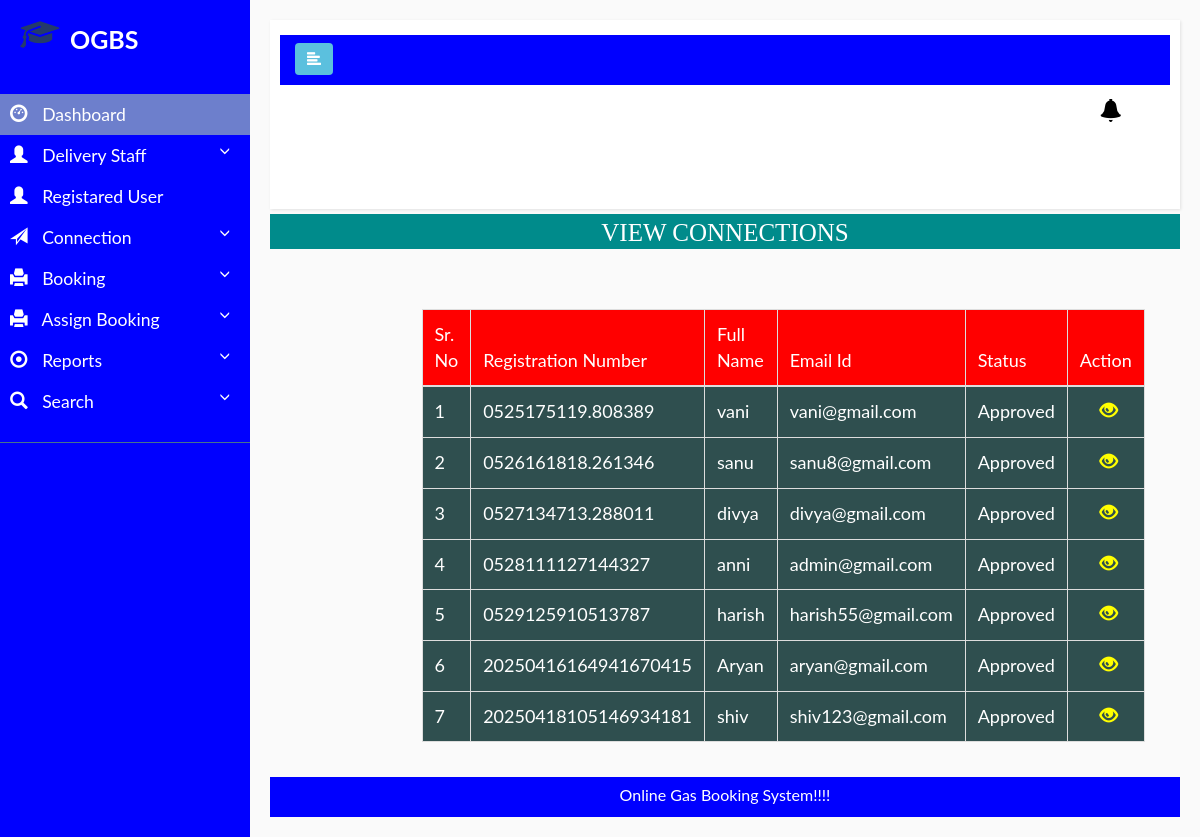
Page /all_connection on the committed database.
### gasbooking/models.py (models this page shows, shortened)
class Newconnection(models.Model):
    user=models.ForeignKey(Registration,on_delete=models.CASCADE, null=True)
    gen=models.CharField(max_length=100,null=True)
    nationality=models.CharField(max_length=100,null=True)
    merriedstatus=models.CharField(max_length=100,null=True)
    address=models.CharField(max_length=100,null=True)
    related=models.CharField(max_length=100,null=True)
    fname=models.CharField(max_length=100,null=True)
    lname=models.CharField(max_length=100,null=True)
    city=models.CharField(max_length=100,null=True)
    connection=models.CharField(max_length=100,null=True)
    registration=models.CharField(max_length=100,null=True)
    date=models.CharField(max_length=100,null=True)
    zipcode=models.CharField(max_length=100,null=True)
    img=models.FileField(null=True)
    cost=models.CharField(max_length=100,null=True)
    status=models.CharField(max_length=100,null=True)

class Registration(models.Model):
    user=models.ForeignKey(User,on_delete=models.CASCADE, null=True)
    mobile=models.CharField(max_length=100,null=True)

### gasbooking/views.py (the view)
# urls.py: path('all_connection',all_connection,name='all_connection'),
def all_connection(request):
    data=Newconnection.objects.all()
    d={'data':data}
    return render(request,'all_connection.html',d)

### gasbooking/templates/all_connection.html (shortened to what this page needs)
{% extends 'admin_nav.html' %}
{% block body %}
<center>
      <h1 style="font-size:25px; background-color:darkcyan;height:35px;color:white;padding:5px;margin-top:5px;font-family : 'Monotype Corsiva" align="center"> VIEW CONNECTIONS </h1>
</center>
 <div class="container" style="margin-top:60px;width:70%">
<table class="table table-bordered" id="myTable">
  <thead>
  <tr>
    <th>Sr. No</th>
    <th>Registration Number</th>
    <th>Full Name</th>
    <th>Email Id</th>
    <th> Status</th>
    <th>Action</th>
  </tr>
  </thead>
   <tbody>
{% for i in data %}
  <tr>
        <td>{{forloop.counter}}</td>
        <td>{{i.registration}}</td>
        <td>{{i.user.user.username}}</td>
        <td>{{i.user.user.email}}</td>
        <td>{{i.connection}}</td>
      <td><a href="{% url 'admin_connection' i.id %}"><i class="glyphicon glyphicon-eye-open" style="color:yellow;margin-left:20px"></i></a>
  </tr>
   {% endfor %}
    </tbody>
</table>
 </div>
<div class="footer" align="center" style=" margin-top:15px; background-color:blue; height:40px;color:white; padding:8px;">
    Online Gas Booking System!!!!
</div>
{% endblock %}

### gasbooking/static/style.css (style rules this page uses)
html,body,div,span,applet,object,iframe,h1,h2,h3,h4,h5,h6,p,blockquote,pre,a,abbr,acronym,address,big,cite,code,del,dfn,em,img,ins,kbd,q,s,samp,small,strike,strong,sub,sup,tt,var,b,u,i,dl,dt,dd,ol,nav ul,nav li,fieldset,form,label,legend,table,caption,tbody,tfoot,thead,tr,th,td,article,aside,canvas,details,embed,figure,figcaption,footer,header,hgroup,menu,nav,output,ruby,section,summary,time,mark,audio,video { margin:0;padding:0;border:0;font-size:100%;font:inherit;vertical-align:baseline; }
table { border-collapse:collapse;border-spacing:0; }
a { text-decoration:none; }

### gasbooking/static/style1.css (style rules this page uses)
* { margin: 0; padding: 0; box-sizing: border-box; list-style: none; text-decoration: none; font-family: 'Josefin Sans', sans-serif; }
body { background-color:darkcyan; }

### gasbooking/static/style4.css (style rules this page uses)
body { font-family: 'Poppins', sans-serif; background: #fafafa; }
a, a:hover, a:focus { color: inherit; text-decoration: none; transition: all 0.3s; }
i, span { display: inline-block; }

### gasbooking/templates/admin_nav.html (style rules this page uses)
#myTable { border-collapse: collapse; width: 100%; border: 1px solid #ddd; font-size: 18px; }
#myTable th { text-align: left; padding: 12px; background-color:red ; color: white; }
#myTable td { text-align: left; padding: 12px; background-color: DarkSlateGrey; color:white; }
#myTable tr { border-bottom: 1px solid #ddd; }
body { font-family: "Lato", sans-serif; }

### rows in the picture
Newconnection: registration "0525175119.808389", user.user.username "vani", user.user.email "vani@gmail.com", connection "Approved"
Newconnection: registration "0526161818.261346", user.user.username "sanu", user.user.email "sanu8@gmail.com", connection "Approved"
Newconnection: registration "0527134713.288011", user.user.username "divya", user.user.email "divya@gmail.com", connection "Approved"
Newconnection: registration "0528111127144327", user.user.username "anni", user.user.email "admin@gmail.com", connection "Approved"
Newconnection: registration "0529125910513787", user.user.username "harish", user.user.email "harish55@gmail.com", connection "Approved"
Newconnection: registration "20250416164941670415", user.user.username "Aryan", user.user.email "aryan@gmail.com", connection "Approved"
Newconnection: registration "20250418105146934181", user.user.username "shiv", user.user.email "shiv123@gmail.com", connection "Approved"
